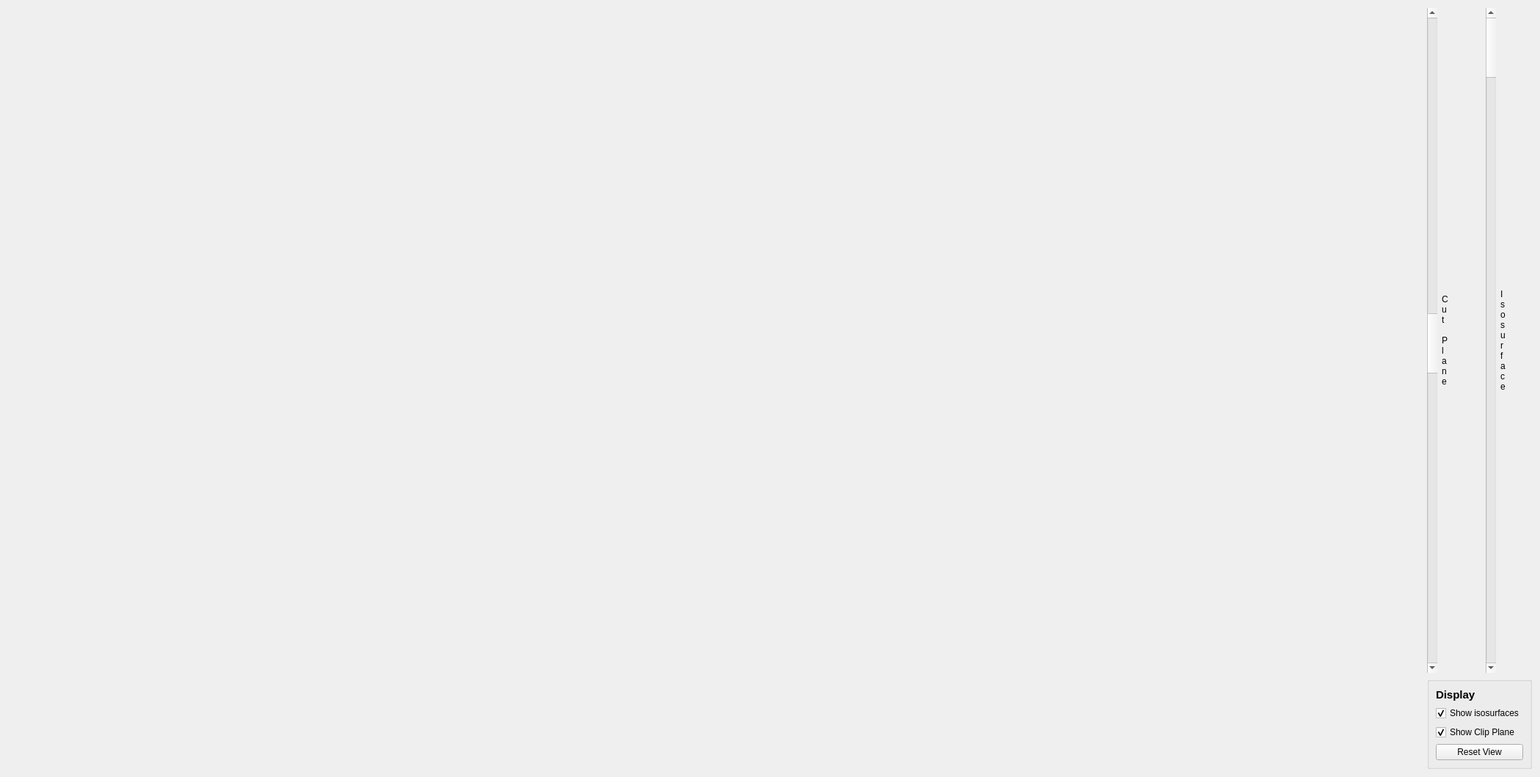
<?xml version="1.0" encoding="UTF-8"?>
<ui version="4.0">
 <class>Form</class>
 <widget class="QWidget" name="Form">
  <property name="geometry">
   <rect>
    <x>0</x>
    <y>0</y>
    <width>2100</width>
    <height>1059</height>
   </rect>
  </property>
  <property name="acceptDrops">
   <bool>true</bool>
  </property>
  <property name="windowTitle">
   <string>PISTON Demo</string>
  </property>
  <layout class="QHBoxLayout" name="horizontalLayout_3">
   <item>
    <layout class="QHBoxLayout" name="horizontalLayout_2">
     <item>
      <widget class="GLWindow" name="widget" native="true">
       <property name="sizePolicy">
        <sizepolicy hsizetype="Expanding" vsizetype="Expanding">
         <horstretch>8</horstretch>
         <verstretch>1</verstretch>
        </sizepolicy>
       </property>
      </widget>
     </item>
     <item>
      <layout class="QVBoxLayout" name="verticalLayout_2">
       <item>
        <layout class="QHBoxLayout" name="horizontalLayout" stretch="3,0,0,3,0">
         <item>
          <widget class="QScrollBar" name="verticalScrollBar_2">
           <property name="sizePolicy">
            <sizepolicy hsizetype="Fixed" vsizetype="Expanding">
             <horstretch>1</horstretch>
             <verstretch>3</verstretch>
            </sizepolicy>
           </property>
           <property name="value">
            <number>50</number>
           </property>
           <property name="orientation">
            <enum>Qt::Vertical</enum>
           </property>
          </widget>
         </item>
         <item>
          <widget class="QLabel" name="label_2">
           <property name="text">
            <string>C
u
t

P
l
a
n
e</string>
           </property>
          </widget>
         </item>
         <item>
          <spacer name="horizontalSpacer">
           <property name="orientation">
            <enum>Qt::Horizontal</enum>
           </property>
           <property name="sizeType">
            <enum>QSizePolicy::Fixed</enum>
           </property>
           <property name="sizeHint" stdset="0">
            <size>
             <width>10</width>
             <height>20</height>
            </size>
           </property>
          </spacer>
         </item>
         <item>
          <widget class="QScrollBar" name="verticalScrollBar">
           <property name="sizePolicy">
            <sizepolicy hsizetype="Fixed" vsizetype="Expanding">
             <horstretch>1</horstretch>
             <verstretch>3</verstretch>
            </sizepolicy>
           </property>
           <property name="orientation">
            <enum>Qt::Vertical</enum>
           </property>
          </widget>
         </item>
         <item>
          <widget class="QLabel" name="label_3">
           <property name="text">
            <string>I
s
o
s
u
r
f
a
c
e</string>
           </property>
          </widget>
         </item>
        </layout>
       </item>
       <item>
        <widget class="QGroupBox" name="groupBox">
         <property name="sizePolicy">
          <sizepolicy hsizetype="Fixed" vsizetype="Fixed">
           <horstretch>0</horstretch>
           <verstretch>0</verstretch>
          </sizepolicy>
         </property>
         <property name="title">
          <string/>
         </property>
         <layout class="QVBoxLayout" name="verticalLayout">
          <item>
           <widget class="QLabel" name="label">
            <property name="text">
             <string>&lt;!DOCTYPE HTML PUBLIC &quot;-//W3C//DTD HTML 4.0//EN&quot; &quot;http://www.w3.org/TR/REC-html40/strict.dtd&quot;&gt;
&lt;html&gt;&lt;head&gt;&lt;meta name=&quot;qrichtext&quot; content=&quot;1&quot; /&gt;&lt;style type=&quot;text/css&quot;&gt;
p, li { white-space: pre-wrap; }
&lt;/style&gt;&lt;/head&gt;&lt;body style=&quot; font-family:'Cantarell'; font-size:11pt; font-weight:400; font-style:normal;&quot;&gt;
&lt;p style=&quot; margin-top:0px; margin-bottom:0px; margin-left:0px; margin-right:0px; -qt-block-indent:0; text-indent:0px;&quot;&gt;&lt;span style=&quot; font-weight:600;&quot;&gt;Display&lt;/span&gt;&lt;/p&gt;&lt;/body&gt;&lt;/html&gt;</string>
            </property>
           </widget>
          </item>
          <item>
           <widget class="QCheckBox" name="IsosurfacesCheckBox">
            <property name="text">
             <string>Show isosurfaces</string>
            </property>
            <property name="checked">
             <bool>true</bool>
            </property>
           </widget>
          </item>
          <item>
           <widget class="QCheckBox" name="ClipPlaneCheckBox">
            <property name="text">
             <string>Show Clip Plane</string>
            </property>
            <property name="checked">
             <bool>true</bool>
            </property>
           </widget>
          </item>
          <item>
           <widget class="QPushButton" name="ResetViewButton">
            <property name="text">
             <string>Reset View</string>
            </property>
           </widget>
          </item>
         </layout>
        </widget>
       </item>
      </layout>
     </item>
    </layout>
   </item>
  </layout>
 </widget>
 <customwidgets>
  <customwidget>
   <class>GLWindow</class>
   <extends>QWidget</extends>
   <header>glwindow.h</header>
   <container>1</container>
   <slots>
    <signal>setZoomSlider(int)</signal>
    <signal>setPlaneSlider(int)</signal>
    <signal>setIsoSlider(int)</signal>
    <signal>setShowIsosurfaceCheckBox(bool)</signal>
    <signal>setShowClipPlaneCheckBox(bool)</signal>
    <slot>setIsovalue(int)</slot>
    <slot>setPlaneLevel(int)</slot>
    <slot>setZoom(int)</slot>
    <slot>setDataSet1(bool)</slot>
    <slot>setDataSet2(bool)</slot>
    <slot>setDataSet3(bool)</slot>
    <slot>resetView()</slot>
    <slot>setShowIsosurface(bool)</slot>
    <slot>setShowCutPlane(bool)</slot>
    <slot>setDataSet4(bool)</slot>
   </slots>
  </customwidget>
 </customwidgets>
 <resources/>
 <connections>
  <connection>
   <sender>verticalScrollBar</sender>
   <signal>valueChanged(int)</signal>
   <receiver>widget</receiver>
   <slot>setIsovalue(int)</slot>
   <hints>
    <hint type="sourcelabel">
     <x>2054</x>
     <y>448</y>
    </hint>
    <hint type="destinationlabel">
     <x>1896</x>
     <y>458</y>
    </hint>
   </hints>
  </connection>
  <connection>
   <sender>verticalScrollBar_2</sender>
   <signal>valueChanged(int)</signal>
   <receiver>widget</receiver>
   <slot>setPlaneLevel(int)</slot>
   <hints>
    <hint type="sourcelabel">
     <x>2002</x>
     <y>285</y>
    </hint>
    <hint type="destinationlabel">
     <x>1896</x>
     <y>285</y>
    </hint>
   </hints>
  </connection>
  <connection>
   <sender>widget</sender>
   <signal>setPlaneSlider(int)</signal>
   <receiver>verticalScrollBar_2</receiver>
   <slot>setValue(int)</slot>
   <hints>
    <hint type="sourcelabel">
     <x>1838</x>
     <y>345</y>
    </hint>
    <hint type="destinationlabel">
     <x>2002</x>
     <y>351</y>
    </hint>
   </hints>
  </connection>
  <connection>
   <sender>widget</sender>
   <signal>setIsoSlider(int)</signal>
   <receiver>verticalScrollBar</receiver>
   <slot>setValue(int)</slot>
   <hints>
    <hint type="sourcelabel">
     <x>1793</x>
     <y>546</y>
    </hint>
    <hint type="destinationlabel">
     <x>2051</x>
     <y>564</y>
    </hint>
   </hints>
  </connection>
  <connection>
   <sender>ResetViewButton</sender>
   <signal>clicked()</signal>
   <receiver>widget</receiver>
   <slot>resetView()</slot>
   <hints>
    <hint type="sourcelabel">
     <x>1960</x>
     <y>1033</y>
    </hint>
    <hint type="destinationlabel">
     <x>1707</x>
     <y>1043</y>
    </hint>
   </hints>
  </connection>
  <connection>
   <sender>IsosurfacesCheckBox</sender>
   <signal>toggled(bool)</signal>
   <receiver>widget</receiver>
   <slot>setShowIsosurface(bool)</slot>
   <hints>
    <hint type="sourcelabel">
     <x>1956</x>
     <y>955</y>
    </hint>
    <hint type="destinationlabel">
     <x>1798</x>
     <y>900</y>
    </hint>
   </hints>
  </connection>
  <connection>
   <sender>ClipPlaneCheckBox</sender>
   <signal>toggled(bool)</signal>
   <receiver>widget</receiver>
   <slot>setShowCutPlane(bool)</slot>
   <hints>
    <hint type="sourcelabel">
     <x>1989</x>
     <y>979</y>
    </hint>
    <hint type="destinationlabel">
     <x>1863</x>
     <y>932</y>
    </hint>
   </hints>
  </connection>
  <connection>
   <sender>widget</sender>
   <signal>setShowIsosurfaceCheckBox(bool)</signal>
   <receiver>IsosurfacesCheckBox</receiver>
   <slot>setChecked(bool)</slot>
   <hints>
    <hint type="sourcelabel">
     <x>1868</x>
     <y>851</y>
    </hint>
    <hint type="destinationlabel">
     <x>2000</x>
     <y>951</y>
    </hint>
   </hints>
  </connection>
  <connection>
   <sender>widget</sender>
   <signal>setShowClipPlaneCheckBox(bool)</signal>
   <receiver>ClipPlaneCheckBox</receiver>
   <slot>setChecked(bool)</slot>
   <hints>
    <hint type="sourcelabel">
     <x>1873</x>
     <y>781</y>
    </hint>
    <hint type="destinationlabel">
     <x>2055</x>
     <y>991</y>
    </hint>
   </hints>
  </connection>
 </connections>
</ui>
